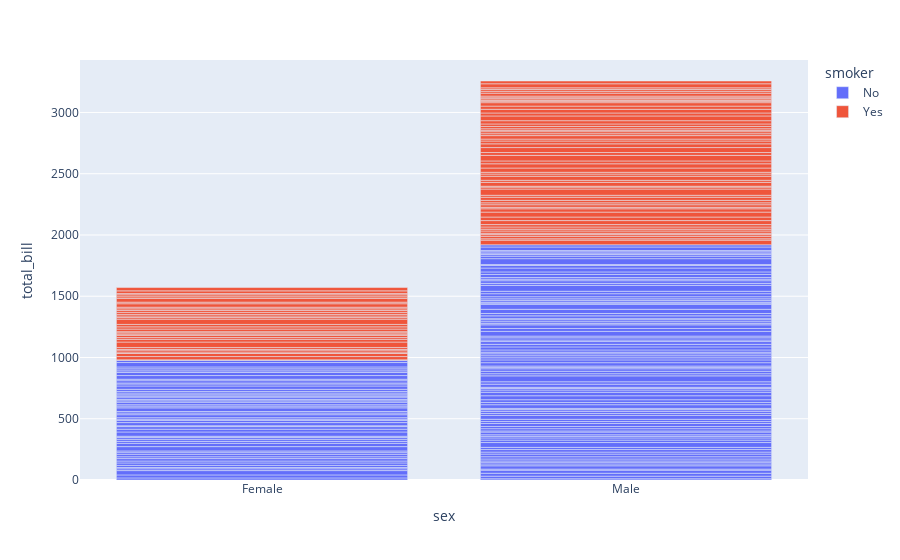

Notebook source saved alongside this figure:
### Code cell
fig = px.bar(df , x = 'sex', y = 'total_bill',color = 'smoker')
fig.show()

### Figure 1 — Plotly figure (JSON) as saved in the notebook; plotly's stock layout.template omitted (floating-point values rounded to 4 significant figures; data arrays with more than 128 entries replaced by an {"elided": "..."} marker saying what was removed)
{"data": [{"alignmentgroup": "True", "hovertemplate": "smoker=No<br>sex=%{x}<br>total_bill=%{y}<extra></extra>", "legendgroup": "No", "marker": {"color": "#636efa", "pattern": {"shape": ""}}, "name": "No", "offsetgroup": "No", "orientation": "v", "showlegend": true, "textposition": "auto", "type": "bar", "x": {"elided": "151 str values"}, "xaxis": "x", "y": {"elided": "151 float values"}, "yaxis": "y"}, {"alignmentgroup": "True", "hovertemplate": "smoker=Yes<br>sex=%{x}<br>total_bill=%{y}<extra></extra>", "legendgroup": "Yes", "marker": {"color": "#EF553B", "pattern": {"shape": ""}}, "name": "Yes", "offsetgroup": "Yes", "orientation": "v", "showlegend": true, "textposition": "auto", "type": "bar", "x": ["Male", "Male", "Male", "Male", "Male", "Male", "Female", "Male", "Female", "Female", "Male", "Male", "Male", "Male", "Female", "Female", "Male", "Male", "Male", "Male", "Female", "Female", "Female", "Female", "Male", "Male", "Male", "Female", "Male", "Female", "Female", "Female", "Male", "Male", "Male", "Male", "Male", "Male", "Male", "Male", "Female", "Male", "Male", "Male", "Male", "Male", "Male", "Female", "Male", "Female", "Male", "Male", "Female", "Male", "Male", "Male", "Male", "Female", "Female", "Male", "Male", "Female", "Female", "Female", "Male", "Female", "Male", "Male", "Male", "Female", "Male", "Male", "Female", "Female", "Female", "Male", "Male", "Male", "Female", "Male", "Female", "Male", "Male", "Female", "Female", "Female", "Male", "Male", "Male", "Male", "Male", "Female", "Male"], "xaxis": "x", "y": [38.01, 11.24, 20.29, 13.81, 11.02, 18.29, 3.07, 15.01, 26.86, 25.28, 17.92, 19.44, 32.68, 28.97, 5.75, 16.32, 40.17, 27.28, 12.03, 21.01, 11.35, 15.38, 44.3, 22.42, 15.36, 20.49, 25.21, 14.31, 16, 17.51, 10.59, 10.63, 50.81, 15.81, 7.25, 31.85, 16.82, 32.9, 17.89, 14.48, 9.6, 34.63, 34.65, 23.33, 45.35, 23.17, 40.55, 20.9, 30.46, 18.15, 23.1, 15.69, 19.81, 28.44, 15.48, 16.58, 10.34, 43.11, 13, 13.51, 18.71, 12.74, 13, 16.4, 20.53, 16.47, 26.59, 38.73, 24.27, 12.76, 30.06, 25.89, 13.27, 28.17, 12.9, 28.15, 11.59, 7.74, 30.14, 12.16, 13.42, 8.58, 13.42, 16.27, 10.09, 22.12, 24.01, 15.69, 15.53, 12.6, 32.83, 27.18, 22.67], "yaxis": "y"}], "layout": {"barmode": "relative", "legend": {"title": {"text": "smoker"}, "tracegroupgap": 0}, "margin": {"t": 60}, "xaxis": {"anchor": "y", "domain": [0, 1], "title": {"text": "sex"}}, "yaxis": {"anchor": "x", "domain": [0, 1], "title": {"text": "total_bill"}}}}
